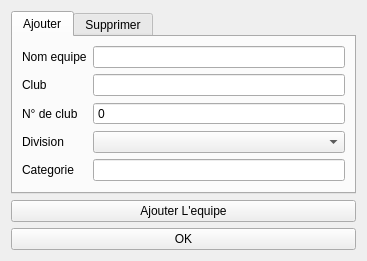
<?xml version="1.0" encoding="UTF-8"?>
<ui version="4.0">
 <class>FenetreVisualisation</class>
 <widget class="QDialog" name="FenetreVisualisation">
  <property name="geometry">
   <rect>
    <x>0</x>
    <y>0</y>
    <width>367</width>
    <height>246</height>
   </rect>
  </property>
  <property name="windowTitle">
   <string>Equipes</string>
  </property>
  <layout class="QGridLayout" name="gridLayout_3">
   <item row="0" column="0">
    <widget class="QTabWidget" name="tabWidget">
     <property name="currentIndex">
      <number>0</number>
     </property>
     <widget class="QWidget" name="tab">
      <attribute name="title">
       <string>Ajouter</string>
      </attribute>
      <layout class="QGridLayout" name="gridLayout">
       <item row="0" column="0">
        <widget class="QLabel" name="label">
         <property name="text">
          <string>Nom equipe</string>
         </property>
        </widget>
       </item>
       <item row="0" column="1">
        <widget class="QLineEdit" name="lineEdit"/>
       </item>
       <item row="1" column="0">
        <widget class="QLabel" name="label_2">
         <property name="text">
          <string>Club</string>
         </property>
        </widget>
       </item>
       <item row="2" column="0">
        <widget class="QLabel" name="label_3">
         <property name="text">
          <string>N° de club</string>
         </property>
        </widget>
       </item>
       <item row="3" column="0">
        <widget class="QLabel" name="label_4">
         <property name="text">
          <string>Division </string>
         </property>
        </widget>
       </item>
       <item row="3" column="1">
        <widget class="QComboBox" name="comboBox_Div"/>
       </item>
       <item row="4" column="0">
        <widget class="QLabel" name="label_5">
         <property name="text">
          <string>Categorie</string>
         </property>
        </widget>
       </item>
       <item row="1" column="1">
        <widget class="QLineEdit" name="lineEdit_nomClub"/>
       </item>
       <item row="4" column="1">
        <widget class="QLineEdit" name="lineEdit_cat"/>
       </item>
       <item row="2" column="1">
        <widget class="QSpinBox" name="spinBox_Num">
         <property name="buttonSymbols">
          <enum>QAbstractSpinBox::NoButtons</enum>
         </property>
        </widget>
       </item>
      </layout>
     </widget>
     <widget class="QWidget" name="tab_2">
      <attribute name="title">
       <string>Supprimer</string>
      </attribute>
      <layout class="QGridLayout" name="gridLayout_2">
       <item row="0" column="0">
        <widget class="QComboBox" name="comboBox"/>
       </item>
       <item row="1" column="0">
        <widget class="QPushButton" name="pushButton_Supprimer">
         <property name="text">
          <string>Supprimer</string>
         </property>
        </widget>
       </item>
      </layout>
     </widget>
    </widget>
   </item>
   <item row="1" column="0">
    <widget class="QPushButton" name="pushAjouter">
     <property name="text">
      <string>Ajouter L'equipe</string>
     </property>
    </widget>
   </item>
   <item row="2" column="0">
    <widget class="QPushButton" name="pushButton_Annuler">
     <property name="text">
      <string>OK</string>
     </property>
    </widget>
   </item>
  </layout>
 </widget>
 <resources/>
 <connections/>
</ui>
